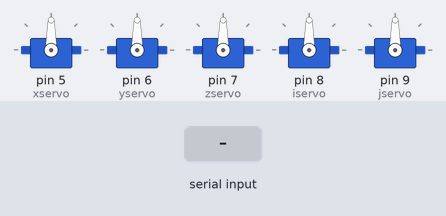
Simulated run of this sketch. Board: Arduino Uno, built with avr-gcc and run on an emulated ATmega328P. Shown: 5 × servo. Inputs (shaded band) come from the test bench. What the sketch prints to the serial monitor is not drawn.

Above: at 1.2 s.
1.3 s: "x90\n" received over Serial
At 1.7 s:
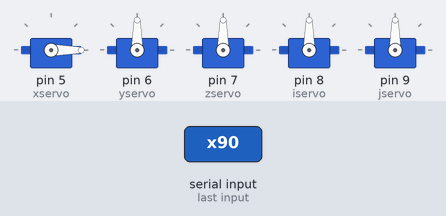
2.8 s: "x,45\n" received over Serial
At 4.0 s:
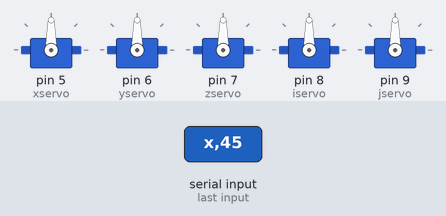
4.3 s: "y90\n" received over Serial
At 5.2 s:
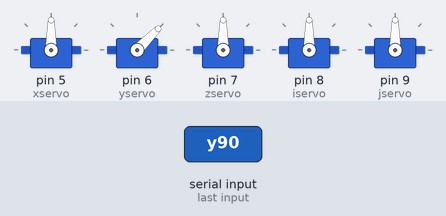
5.8 s: "y,45\n" received over Serial
At 6.3 s:
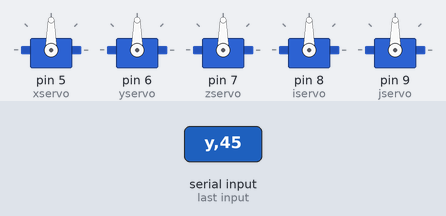
7.3 s: "z90\n" received over Serial
At 8.7 s:
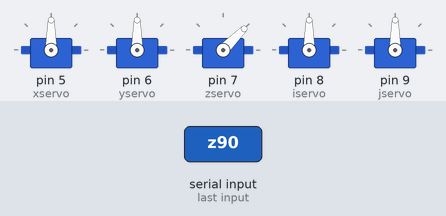
Timing chart, 0 to 9.8 s (numbered marks = the images above; inputs shaded):
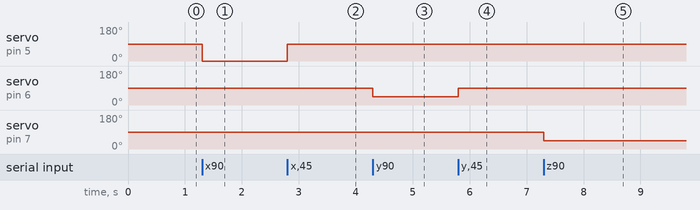

Measured:
- after the input at 1.3 s, servo on pin 5 (xservo): 90° → 0° at once
- after the input at 2.8 s, servo on pin 5 (xservo): 0° → 90° at once
- after the input at 4.3 s, servo on pin 6 (yservo): 90° → 45° at once
- after the input at 5.8 s, servo on pin 6 (yservo): 45° → 90° at once
- after the input at 7.3 s, servo on pin 7 (zservo): 90° → 45° at once

The sketch:

Control_servo_para_processing.ino
```cpp
//Arduino code:
#include <Servo.h>

Servo xservo;  Servo yservo;  Servo zservo;  Servo iservo;  Servo jservo;
int ypos = 0;
int xpos= 0;

void setup(){
  xservo.attach(5); //(analog pin 0) for the x servo
  yservo.attach(6);  //(analog pin 1) for the y server
  zservo.attach(7);  //(analog pin 1) for the y server
  iservo.attach(8);  //(analog pin 1) for the y server
  jservo.attach(9);  //(analog pin 1) for the y server


  Serial.begin(19200); // 19200 is the rate of communication
  Serial.println("Rolling"); // some output for debug purposes.

}

void loop() {
  static int v = 0; // value to be sent to the servo (0-180)
  if ( Serial.available()) {
    char ch = Serial.read(); // read in a character from the serial port and assign to ch
    switch(ch) { // switch based on the value of ch
      case '0'...'9': // if it's numeric
        v = v * 10 + ch - '0';
        /*
           so if the chars sent are 45x (turn x servo to 45 degs)..
           v is the value we want to send to the servo and it is currently 0
           The first char (ch) is 4 so
           0*10 = 0 + 4 - 0 = 4;
           Second char is 4;
           4*10 = 40 + 5 = 45 - 0 = 45;
           Third char is not a number(0-9) so we  drop through...
        */
        break;
      case 'x': // if it's x
      /*
       ....and land here
       where we send the value of v which is now 45 to the x servo
       and then reset v to 0
      */
        xservo.write(v);
        v = 0;
        break;
      case 'y':
        yservo.write(v);
        v = 0;
        break;
      case 'z':
        zservo.write(v);
        v = 0;
        break;
      case 'i':
        iservo.write(v);
        v = 0;
        break;
      case 'j':
        jservo.write(v);
        v = 0;
        break;
    }
  }
}
```
